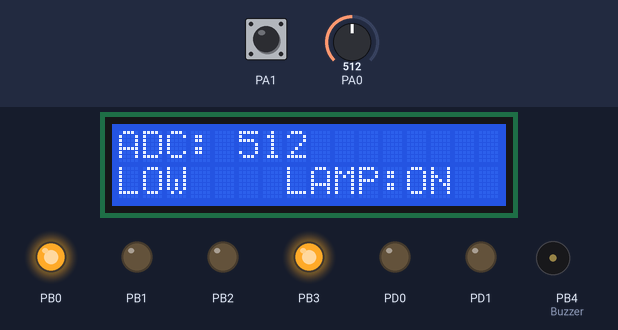
A program run on a simulated ATmega32, built with avr-gcc and emulated at 16 MHz (the files do not name the chip). Parts: 16×2 character LCD, output pins drawn as LEDs (lit = HIGH), buzzer (waves = sounding, pin HIGH). Wiring (inferred from the names in the program): character LCD (HD44780): RS PD2; E PD3; data PD4, PD5, PD6, PD7. The test bench sets the inputs (shaded band); at power-on: PA0 = 512, PA1 HIGH. Pins used as bus, display or sensor lines are not drawn.

Above: at 3.1 s.
3.2 s: PA0 set to 415
At 3.9 s:
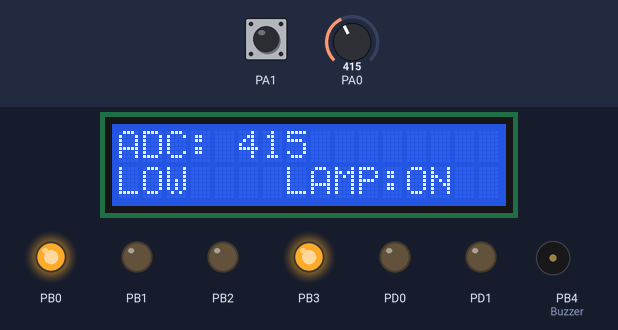
4.8 s: PA0 set to 389
At 5.11 s:
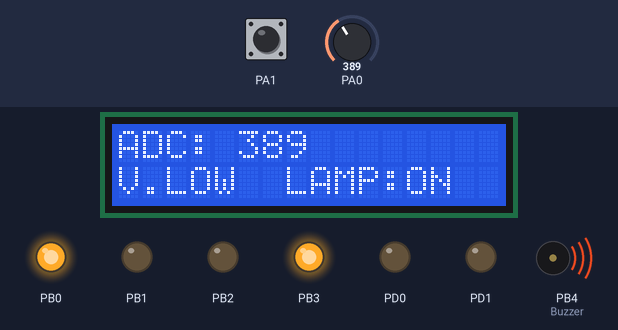
6.6 s: PA1 pulled LOW for 0.15 s
At 7.5 s:
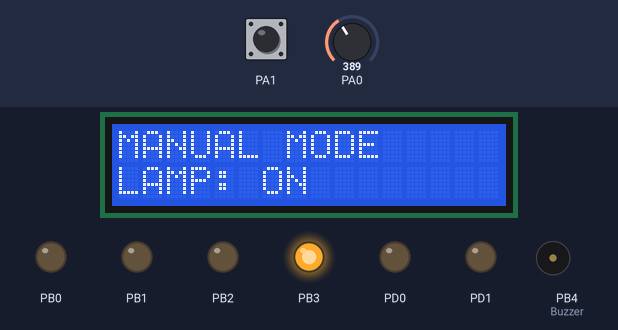
8.5 s: PA1 pulled LOW for 1 s
At 8.85 s:
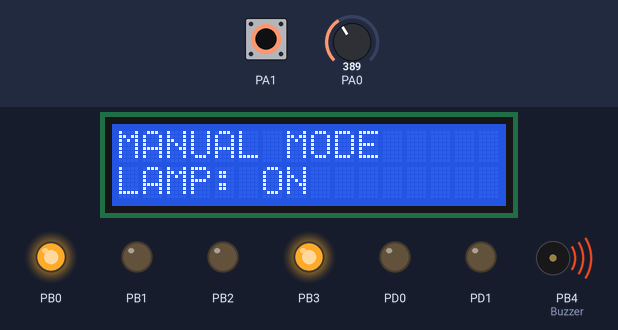
11.0 s: PA0 set to 610
At 12.4 s:
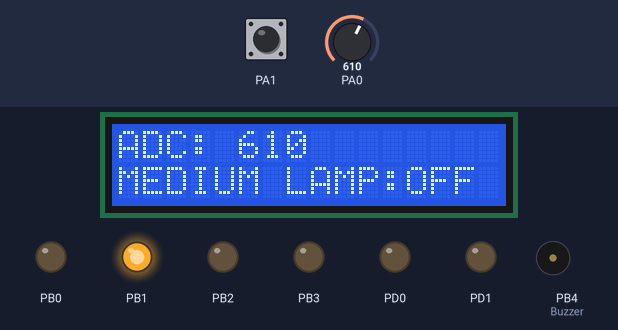
12.7 s: PA0 set to 789
At 14.0 s:
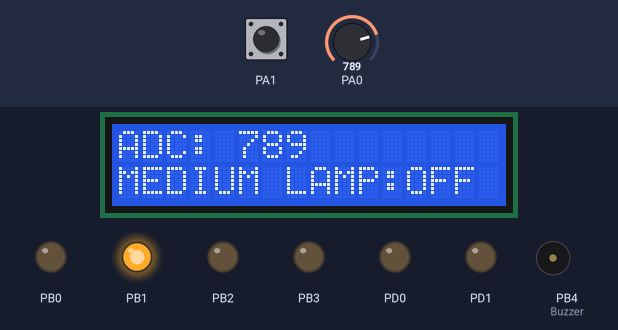
14.3 s: PA0 set to 811
Timing chart, 0 to 16.9 s (numbered marks = the images above; inputs shaded):
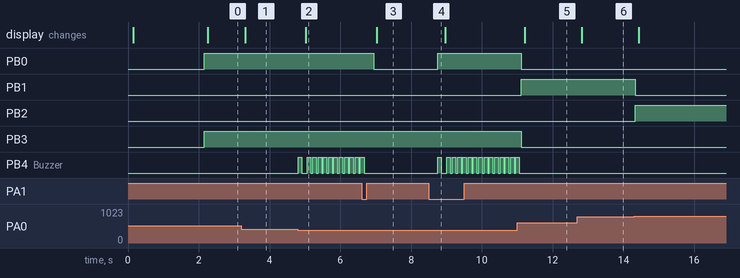

The program:

main.c
```c
#define F_CPU 16000000UL
#include "lcd.h"
#include <avr/io.h>
#include <stdlib.h>
#include <util/delay.h>

// --- ADC Initialization ---
void ADC_Init() {
    ADMUX  = (1 << REFS0);
    ADCSRA = (1 << ADEN) | (1 << ADPS2) | (1 << ADPS1);
}

uint16_t ReadADC(uint8_t channel) {
    ADMUX &= 0xF0;
    ADMUX |= channel;
    ADCSRA |= (1 << ADSC);
    while (ADCSRA & (1 << ADSC));
    return ADC;
}

// --- Thresholds ---
#define BRIGHT_THRESHOLD   800
#define MEDIUM_THRESHOLD   600
#define LOW_THRESHOLD      400

// --- Pin Definitions ---
uint8_t manualMode = 0;
uint8_t lampState  = 0;
uint8_t btnPrev    = 1;
uint16_t prevLight = 9999;
uint8_t prevMode   = 255;

// --- LCD Number Print ---
void LCD_PrintNum(uint16_t num) {
    char buf[6];
    uint8_t i = 0;
    if (num == 0) { LCD_Char('0'); return; }
    while (num > 0) {
        buf[i++] = '0' + (num % 10);
        num /= 10;
    }
    for (int j = i - 1; j >= 0; j--) {
        LCD_Char(buf[j]);
    }
}

// --- Clear All Outputs ---
void Clear_Outputs() {
    PORTB &= ~((1 << PB0) | (1 << PB1) | (1 << PB2) | (1 << PB3) | (1 << PB4));
}

int main(void) {
    // GPIO Initialization
    DDRA  = 0x00;
    PORTA = (1 << PA1);         // Pull-up on override button
    DDRB  = 0x1F;               // PB0-PB4 outputs
    PORTB = 0x00;
    DDRC  = 0x00;
    PORTC = 0x00;
    DDRD  = 0xFF;               // LCD Data/Control lines
    PORTD = 0x00;

    ADC_Init();
    LCD_Init();

    // System Startup Screen
    LCD_SetCursor(1, 1);
    LCD_String("SMART LIGHT");
    LCD_SetCursor(2, 1);
    LCD_String("SYSTEM READY");
    _delay_ms(2000);
    LCD_Clear();

    while (1) {
        // --- Button Edge Detection ---
        uint8_t btnNow = (PINA & (1 << PA1)) ? 1 : 0;
        if (btnPrev == 1 && btnNow == 0) {
            _delay_ms(20);
            if (!(PINA & (1 << PA1))) {
                if (!manualMode) {
                    manualMode = 1;
                    lampState = 1;
                } else {
                    manualMode = 0;        // Pressing it again exits manual mode back to auto
                }
                prevLight = 9999;
                _delay_ms(200);
            }
        }
        btnPrev = btnNow;

        // --- ADC Reading ---
        uint16_t light = ReadADC(0);

        // --- Mode Logic and Pin Control ---
        if (manualMode) {
            PORTB &= ~((1 << PB0) | (1 << PB1) | (1 << PB2) | (1 << PB4));
            if (lampState) PORTB |= (1 << PB3);
            else           PORTB &= ~(1 << PB3);
        }
        else {
            // Automatic Hardware Control
            if (light > BRIGHT_THRESHOLD) {
                PORTB &= ~((1 << PB0) | (1 << PB1) | (1 << PB3) | (1 << PB4));
                PORTB |=  (1 << PB2); // Green LED ON
            } else if (light > MEDIUM_THRESHOLD) {
                PORTB &= ~((1 << PB0) | (1 << PB2) | (1 << PB3) | (1 << PB4));
                PORTB |=  (1 << PB1); // Yellow LED ON
            } else if (light > LOW_THRESHOLD) {
                PORTB &= ~((1 << PB1) | (1 << PB2) | (1 << PB4));
                PORTB |=  (1 << PB0) | (1 << PB3); // Red LED and Lamp ON
            } else {
                // VERY LOW LIGHT: Triggers cleanly for anything below 401
                PORTB &= ~((1 << PB1) | (1 << PB2));
                PORTB |=  (1 << PB0) | (1 << PB3); // Red LED and Lamp ON

                PORTB |= (1 << PB4);  // Turn Buzzer ON
                _delay_ms(100);
                PORTB &= ~(1 << PB4); // Turn Buzzer OFF
            }
        }

        // --- Display Control ---
        int16_t diff = (int16_t)light - (int16_t)prevLight;
        if (abs(diff) > 5 || manualMode != prevMode) {
            LCD_Clear();

            if (manualMode) {
                LCD_SetCursor(1, 1);
                LCD_String("MANUAL MODE");
                LCD_SetCursor(2, 1);
                LCD_String(lampState ? "LAMP: ON " : "LAMP: OFF");
            }
            else {
                LCD_SetCursor(1, 1);
                LCD_String("ADC: ");
                LCD_PrintNum(light);

                LCD_SetCursor(2, 1);
                if (light > BRIGHT_THRESHOLD)        LCD_String("BRIGHT LAMP:OFF");
                else if (light > MEDIUM_THRESHOLD)   LCD_String("MEDIUM LAMP:OFF");
                else if (light > LOW_THRESHOLD)      LCD_String("LOW    LAMP:ON ");
                else                                 LCD_String("V.LOW  LAMP:ON ");
            }

            prevLight = light;
            prevMode = manualMode;
        }

        _delay_ms(50);
    }
    return 0;
}
```

lcd.c
```c
#include "lcd.h"

static void LCD_Enable(void)
{
    LCD_PORT |= (1 << LCD_EN);
    _delay_us(1);
    LCD_PORT &= ~(1 << LCD_EN);
    _delay_ms(2);
}

void LCD_Command(unsigned char cmd)
{
    LCD_PORT &= ~(1 << LCD_RS);

    // Send upper nibble
    LCD_PORT = (LCD_PORT & 0x0F) | (cmd & 0xF0);
    LCD_Enable();

    // Send lower nibble
    LCD_PORT = (LCD_PORT & 0x0F) | ((cmd << 4) & 0xF0);
    LCD_Enable();
}

void LCD_Char(unsigned char data)
{
    LCD_PORT |= (1 << LCD_RS);

    // Send upper nibble
    LCD_PORT = (LCD_PORT & 0x0F) | (data & 0xF0);
    LCD_Enable();

    // Send lower nibble
    LCD_PORT = (LCD_PORT & 0x0F) | ((data << 4) & 0xF0);
    LCD_Enable();
}

void LCD_String(const char *str)
{
    while(*str)
    {
        LCD_Char(*str++);
    }
}

void LCD_Clear(void)
{
    LCD_Command(0x01);
    _delay_ms(2);
}

void LCD_SetCursor(unsigned char row, unsigned char col)
{
    unsigned char address;

    if(row == 1)
        address = 0x80 + (col - 1);
    else
        address = 0xC0 + (col - 1);

    LCD_Command(address);
}

void LCD_Init(void)
{
    LCD_DDR |= 0xF3;

    _delay_ms(20);

    LCD_Command(0x02);   // 4-bit mode
    LCD_Command(0x28);   // 2 lines, 5x8 font
    LCD_Command(0x0C);   // Display ON, Cursor OFF
    LCD_Command(0x06);   // Entry mode
    LCD_Command(0x01);   // Clear display

    _delay_ms(2);
}
```

lcd.h
```c
#ifndef LCD_H
#define LCD_H

#define F_CPU 16000000UL

#include <avr/io.h>
#include <util/delay.h>

// LCD Control Pins
#define LCD_RS PD2
#define LCD_EN PD3

// LCD Port
#define LCD_PORT PORTD
#define LCD_DDR  DDRD

// Function Prototypes
void LCD_Init(void);
void LCD_Command(unsigned char cmd);
void LCD_Char(unsigned char data);
void LCD_String(const char *str);
void LCD_Clear(void);
void LCD_SetCursor(unsigned char row, unsigned char col);

#endif
```

Measured:
- the behaviour switches between 401 and 400 on PA0 (found by bisection; images 1 and 2)
- after the input at 3.2 s, the display: changes after 0.11 s (image 1)
- after the input at 4.8 s, PB4 (Buzzer): goes HIGH 0.10 s, LOW 0.16 s, 10 × (HIGH 0.10 s, LOW 0.05 s), then HIGH, starting at once; the display: changes after 0.22 s (image 2)
- after the input at 6.6 s, PB0: HIGH → LOW after 0.34 s; PB4 (Buzzer): goes on until 6.7 s, then stays LOW; the display: changes after 0.43 s (image 3)
- after the input at 8.5 s, PB0: LOW → HIGH after 0.26 s; PB4 (Buzzer): goes HIGH 0.10 s, LOW 0.16 s, 13 × (HIGH 0.10 s, LOW 0.05 s), then HIGH, starting after 0.26 s
- after the input at 11.0 s, PB0, PB3: HIGH → LOW after 0.11 s; PB1: LOW → HIGH after 0.11 s; PB4 (Buzzer): goes on until 11.1 s, then stays LOW; the display: changes after 0.22 s (image 5)
- after the input at 12.7 s, the display: changes after 0.13 s (image 6)
- after the input at 14.3 s, PB1: HIGH → LOW at once; PB2: LOW → HIGH at once
